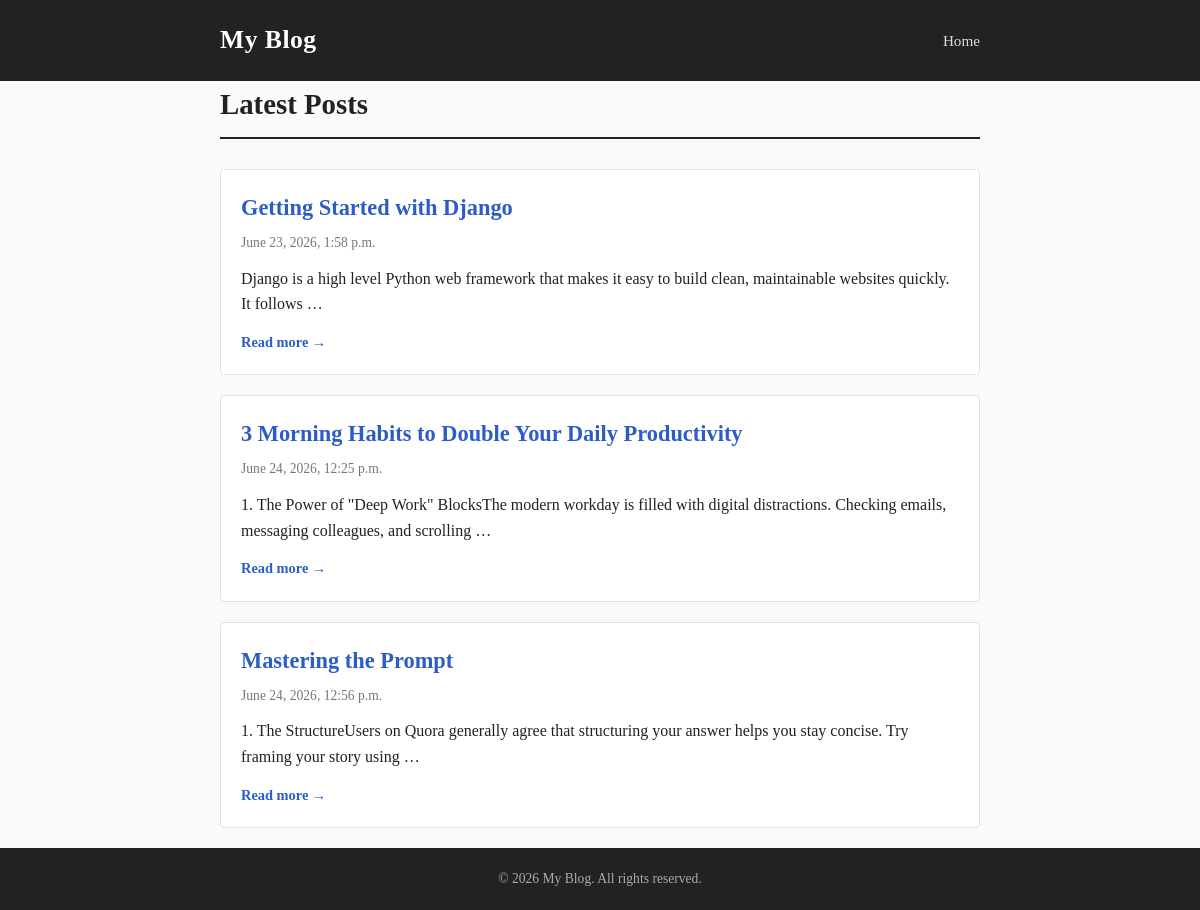
The page / on the database its author committed.
### blog/models.py (models this page shows)
class data (models.Model):
    title = models.CharField(100)
    body = models.TextField()
    date = models.DateTimeField(auto_now_add=True)

### blog/views.py (the view)
# urls.py: urlpatterns = [path("",views.home,name=""),path("viewer/<int:post>",views.show,name="viewer"),path("new",views.new,name="new"),path("delete/<int:bi>",views.delete,name="delete")]
def home(req):
    return render(req,"home.html",{"con":con})

### template/home.html (shortened to what this page needs)
{% load static %}
<!DOCTYPE html>
<html lang="en">
<head>
  <link rel="stylesheet" href='{% static "style.css" %} '/>
</head>
<body>
  <header>
    <div class="container">
      <div class="site-title">
        <a href="/">My Blog</a>
      </div>
      <nav>
        <ul>
          <li><a href="/">Home</a></li>
        </ul>
      </nav>
    </div>
  </header>
  <main class="container">
    <h1 class="page-heading">Latest Posts</h1>
    <ul class="post-list">
{% for i in con %}
      <li class="post-card">
        <h2><a href="viewer/{{i.id}}">{{i.title}}</a></h2>
        <p class="post-meta">{{i.date}}</p>
        <p class="post-excerpt">
          {{  i.body|truncatewords:20}}
        </p>
        <a class="read-more" href="viewer/{{i.id}}">Read more &rarr;</a>
      </li>
{% endfor %}
    </ul>
  </main>
  <footer>
    <p>&copy; 2026 My Blog. All rights reserved.</p>
  </footer>
</body>
</html>

### static/style.css (style rules this page uses)
* { margin: 0; padding: 0; box-sizing: border-box; }
body { font-family: Georgia, "Times New Roman", serif; background-color: #fafafa; color: #222; line-height: 1.6; }
a { text-decoration: none; color: #2c5cc5; }
.container { max-width: 800px; margin: 0 auto; padding: 0 20px; }
header { background-color: #222; padding: 20px 0; }
header .container { display: flex; justify-content: space-between; align-items: center; flex-wrap: wrap; }
.site-title a { color: #fff; font-size: 1.6rem; font-weight: bold; letter-spacing: 0.5px; }
nav ul { list-style: none; display: flex; gap: 20px; }
nav a { color: #ddd; font-size: 0.95rem; }
main { padding: 40px 0; min-height: 60vh; }
.page-heading { font-size: 1.8rem; margin-bottom: 30px; border-bottom: 2px solid #222; padding-bottom: 10px; }
.post-list { list-style: none; }
.post-card { background-color: #fff; border: 1px solid #e2e2e2; border-radius: 4px; padding: 20px; margin-bottom: 20px; }
.post-card h2 { font-size: 1.4rem; margin-bottom: 6px; }
.post-card .post-meta { font-size: 0.85rem; color: #777; margin-bottom: 12px; }
.post-card .post-excerpt { margin-bottom: 12px; }
.read-more { font-size: 0.9rem; font-weight: bold; }
footer { background-color: #222; color: #aaa; text-align: center; padding: 20px 0; font-size: 0.85rem; }

### rows shown on the page
data: title "Getting Started with Django", date "June 23, 2026, 1:58 p.m.", body "Django is a high level Python web framework that makes it easy to build clean, maintainable websites quickly. It follows …"
data: title "3 Morning Habits to Double Your Daily Productivity", date "June 24, 2026, 12:25 p.m.", body "1. The Power of \"Deep Work\" BlocksThe modern workday is filled with digital distractions. Checking emails, messaging colleagues, and scrolling …"
data: title "Mastering the Prompt", date "June 24, 2026, 12:56 p.m.", body "1. The StructureUsers on Quora generally agree that structuring your answer helps you stay concise. Try framing your story using …"
